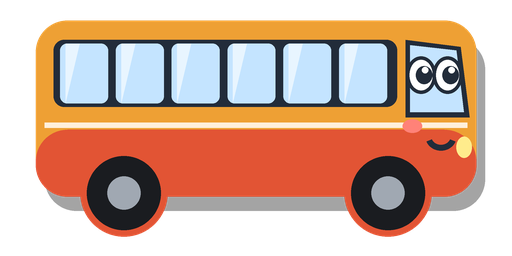
#> input picture Assets/_Project/Resources/BusTycoon/UI/mascot.png, 512 x 256 px, given in place of KARTAL_M16.png, which was not available
$ python atlas.py Assets/_Project/Resources/BusTycoon/UI/buses.png '(shots/' 'bulunduğun' 'klasörde)'
#> lines starting #> are read from the running program, lines starting #| are printed output that depends on the picture; after the words box and inside, x2 and y2 are one past the last pixel; in counts of white or black regions, pixels touching at a corner belong together
# shots/*.png (vshots.js çıktısı) -> 2x atlas (3 sütun x 6 satır, 512x256 hücre) + atlas_preview.png
# Kullanım: python3 Tools/vehicles/atlas.py Assets/_Project/Resources/BusTycoon/UI/buses.png  (shots/ bulunduğun klasörde)
import sys
from PIL import Image
IDS = ["KARTAL_M16", "KARTAL_M19", "ANKA_27", "ANKA_31", "TOROS_46", "TOROS_42C", "ZIRVE_VIP", "ZIRVE_DD", "KENT_12", "KENT_12E", "KENT_18",
       "SERCE_K7", "SERCE_9", "SERCE_14", "SERCE_17", "SERCE_19", "SERCE_VIP12", "SERCE_14E"]
LEN = {"KARTAL_M16": 6.2, "KARTAL_M19": 7.0, "ANKA_27": 8.1, "ANKA_31": 9.0, "TOROS_46": 12.2, "TOROS_42C": 12.2, "ZIRVE_VIP": 13.0,
       "ZIRVE_DD": 13.7, "KENT_12": 12.0, "KENT_12E": 12.0, "KENT_18": 18.0, "SERCE_K7": 4.9, "SERCE_9": 5.15, "SERCE_14": 5.95,
       "SERCE_17": 6.95, "SERCE_19": 7.4, "SERCE_VIP12": 6.95, "SERCE_14E": 5.95}
COLS, ROWS = 3, 6
CW, CH = 512, 256
atlas = Image.new("RGBA", (CW * COLS, CH * ROWS), (0, 0, 0, 0))
#> atlas: PIL image 1536x1536 RGBA; every value is 0
for i, vid in enumerate(IDS):
    im = Image.open(f"shots/{vid}.png").convert("RGBA")
#> im is the input picture: PIL image 512x256 RGBA; mean R, G, B, A 119.7, 85.3, 67.3, 163.3
    a = im.getchannel("A").point(lambda v: 255 if v > 110 else 0)
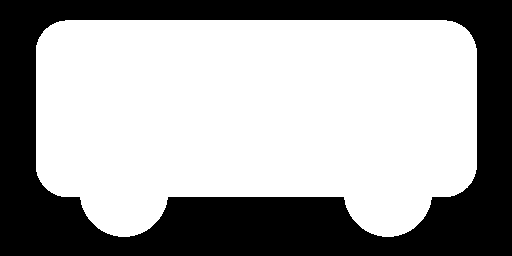
#> a: PIL image 512x256 L; 63% white; 1 black region, box (x1, y1, x2, y2) and area: (0, 0, 512, 256) 48560
    bb = a.getbbox()
#> bb = (36, 20, 477, 237)
    full = im.getchannel("A").point(lambda v: 255 if v > 6 else 0).getbbox()
#> full = (35, 20, 486, 237)
    # araca gore genislik: kisa araclar biraz kucuk (gercek oranin yumusatilmisi)
    frac = 0.70 + 0.24 * min(1.0, max(-0.4, (LEN[vid] - 6.0) / 12.0))
    s = min(CW * frac / (bb[2] - bb[0]), CH * 0.80 / (bb[3] - bb[1]))
#> s = 0.817
    crop = im.crop((full[0], full[1], full[2], full[3]))
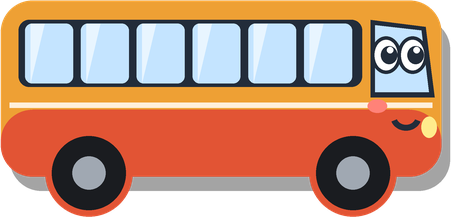
#> crop: PIL image 451x217 RGBA; mean R, G, B, A 158.9, 113.2, 89.7, 218.6; transparent parts drawn white
    crop = crop.resize((max(1, round(crop.width * s)), max(1, round(crop.height * s))), Image.LANCZOS)
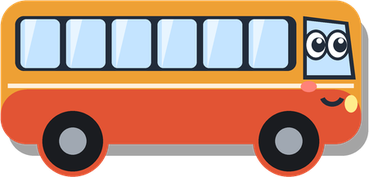
#> crop: PIL image 369x177 RGBA; mean R, G, B, A 159.4, 113.4, 89.7, 218.6; transparent parts drawn white
    # tekerlek tabani hucrenin %90'inda; yatayda ortali (araç kutusuna gore)
    bx0 = (bb[0] - full[0]) * s
#> bx0 = 0.817
    bw = (bb[2] - bb[0]) * s
#> bw = 360.4
    by1 = (bb[3] - full[1]) * s
#> by1 = 177.4
    ox = round((CW - bw) / 2 - bx0)
#> ox = 75
    oy = round(CH * 0.91 - by1)
#> oy = 56
    cell = Image.new("RGBA", (CW, CH), (0, 0, 0, 0))
#> cell: PIL image 512x256 RGBA; every value is 0
    cell.alpha_composite(crop, (max(0, ox), max(0, oy)), (max(0, -ox), max(0, -oy)))
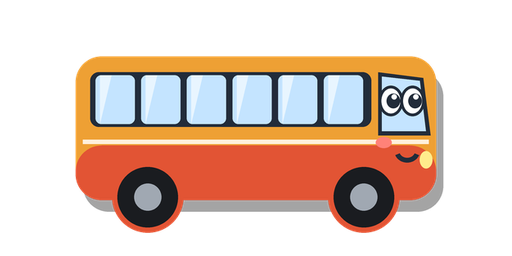
#> cell: PIL image 512x256 RGBA; mean R, G, B, A 79.4, 56.5, 44.7, 108.9; transparent parts drawn white
    atlas.alpha_composite(cell, ((i % COLS) * CW, (i // COLS) * CH))
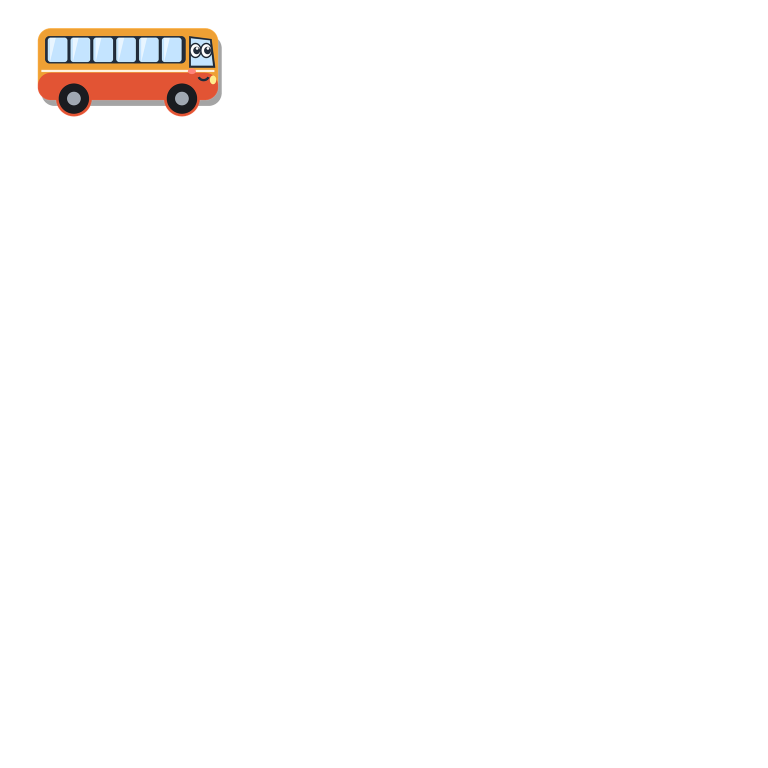
#> atlas: PIL image 1536x1536 RGBA (shown at 1/2 size); mean R, G, B, A 4.4, 3.1, 2.5, 6.1; transparent parts drawn white
#> pass 2 of the loop `for i, vid in enumerate(IDS):`:
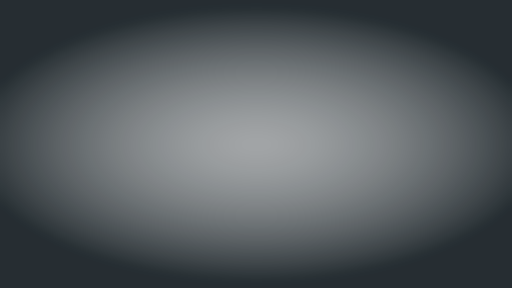
#> input picture Assets/_Project/Resources/BusTycoon/UI/menu_vignette.png, 512 x 288 px, given in place of KARTAL_M19.png, which was not available
#> im is the input picture: PIL image 512x288 RGBA; mean R, G, B, A 8, 17, 22, 176.7
#> `a = im.getchannel("A").point(lambda v: 255 if v > 110 else 0)`:
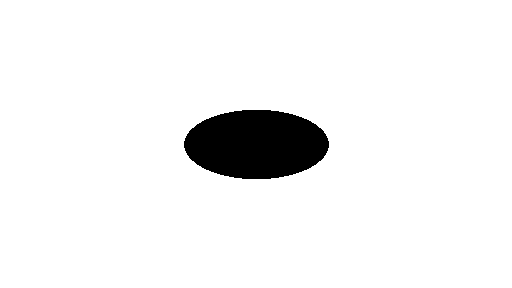
#> a: PIL image 512x288 L; 94.7% white; 1 black region, box (x1, y1, x2, y2) and area: (184, 110, 329, 179) 7885
#> bb = (0, 0, 512, 288)
#> s = 0.711
#> bx0 = 0
#> bw = 364.1
#> by1 = 204.8
#> ox = 74
#> oy = 28
#> `atlas.alpha_composite(cell, ((i % COLS) * CW, (i // COLS) * CH))`:
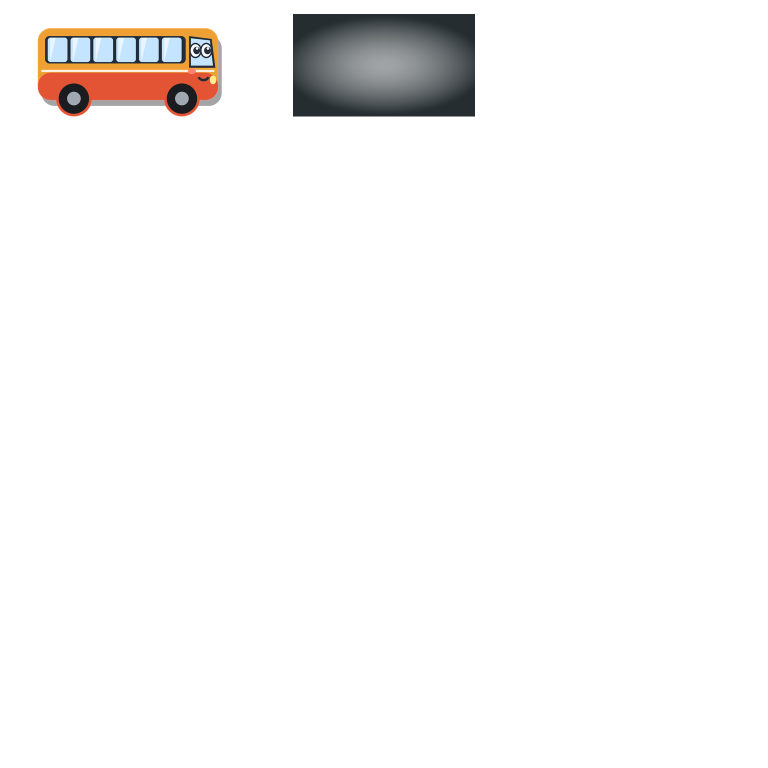
#> atlas: PIL image 1536x1536 RGBA (shown at 1/2 size); mean R, G, B, A 4.6, 3.7, 3.2, 11.6; transparent parts drawn white
#> (the run stopped early here; a loop or call above may not have finished)
